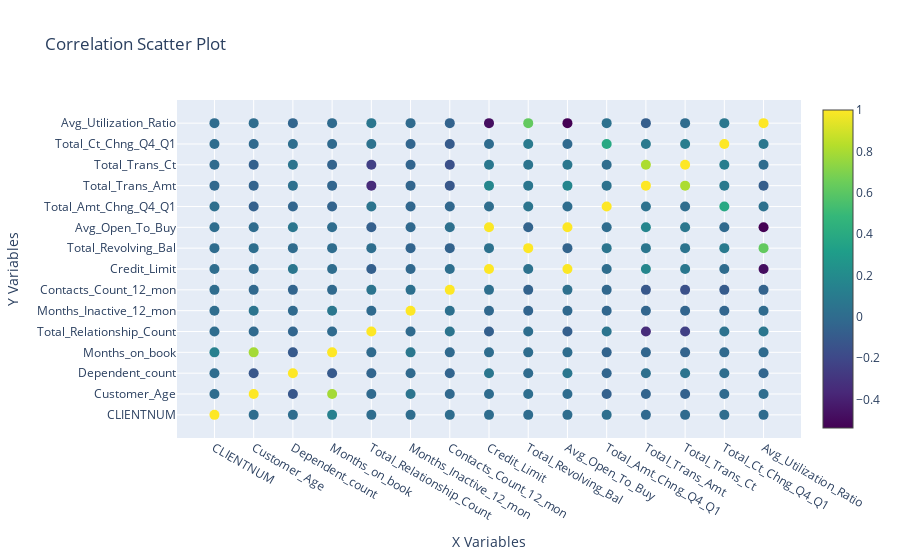

The cell this chart's notebook holds for it:
### Code cell
# Correlation Graph - Scatter Plot
fig = go.Figure(data=go.Scatter(
    x=np.tile(x, len(y)),
    y=np.repeat(y, len(x)),
    mode='markers',
    marker=dict(
        color=values.flatten(),
        colorscale='Viridis',
        size=10,
        showscale=True
    )
))

fig.update_layout(
    title='Correlation Scatter Plot',
    xaxis=dict(tickvals=list(range(len(x))), ticktext=x, title='X Variables'),
    yaxis=dict(tickvals=list(range(len(y))), ticktext=y, title='Y Variables')
)

fig.show()

### Figure 1 — Plotly figure (JSON) as saved in the notebook; plotly's stock layout.template omitted (floating-point values rounded to 4 significant figures; data arrays with more than 128 entries replaced by an {"elided": "..."} marker saying what was removed)
{"data": [{"marker": {"color": {"elided": "225 float values"}, "colorscale": [[0, "#440154"], [0.1111, "#482878"], [0.2222, "#3e4989"], [0.3333, "#31688e"], [0.4444, "#26828e"], [0.5556, "#1f9e89"], [0.6667, "#35b779"], [0.7778, "#6ece58"], [0.8889, "#b5de2b"], [1, "#fde725"]], "showscale": true, "size": 10}, "mode": "markers", "type": "scatter", "x": {"elided": "225 str values"}, "y": {"elided": "225 str values"}}], "layout": {"title": {"text": "Correlation Scatter Plot"}, "xaxis": {"ticktext": ["CLIENTNUM", "Customer_Age", "Dependent_count", "Months_on_book", "Total_Relationship_Count", "Months_Inactive_12_mon", "Contacts_Count_12_mon", "Credit_Limit", "Total_Revolving_Bal", "Avg_Open_To_Buy", "Total_Amt_Chng_Q4_Q1", "Total_Trans_Amt", "Total_Trans_Ct", "Total_Ct_Chng_Q4_Q1", "Avg_Utilization_Ratio"], "tickvals": [0, 1, 2, 3, 4, 5, 6, 7, 8, 9, 10, 11, 12, 13, 14], "title": {"text": "X Variables"}}, "yaxis": {"ticktext": ["CLIENTNUM", "Customer_Age", "Dependent_count", "Months_on_book", "Total_Relationship_Count", "Months_Inactive_12_mon", "Contacts_Count_12_mon", "Credit_Limit", "Total_Revolving_Bal", "Avg_Open_To_Buy", "Total_Amt_Chng_Q4_Q1", "Total_Trans_Amt", "Total_Trans_Ct", "Total_Ct_Chng_Q4_Q1", "Avg_Utilization_Ratio"], "tickvals": [0, 1, 2, 3, 4, 5, 6, 7, 8, 9, 10, 11, 12, 13, 14], "title": {"text": "Y Variables"}}}}
